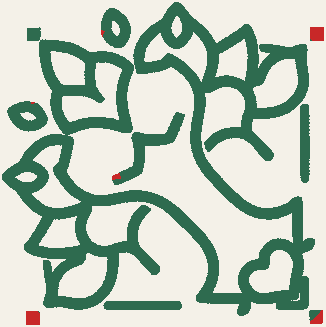

Python code for this plot:
"""量化花藤剪影有多少像素没被当前生长路径覆盖。"""
from PIL import Image, ImageDraw
import numpy as np

PNG = r"e:\Project\GrunRay_wiki\designed\hover-options\flower-vine.png"
img = Image.open(PNG).convert("RGBA")
W, H = img.size
alpha = np.array(img)[..., 3]
sil = alpha > 40

# 当前路径（与 index.html 一致）+ 线宽
paths = [
    ("main", 46, [(312,318),(276,290),(246,252),(218,220),(194,192),(166,164),(140,130),(126,112),(116,92),(108,68)]),
    ("bottom", 38, [(240,250),(218,258),(194,264),(172,268)]),
    ("leaf-l2", 38, [(210,226),(184,228),(156,226),(136,224),(124,222),(116,220),(112,218)]),
    ("leaf-l1", 38, [(218,215),(196,204),(172,192),(150,180),(140,174),(132,170),(128,166)]),
    ("right", 28, [(185,185),(202,170),(218,158),(232,152),(240,148),(246,148),(250,150)]),
    ("tendril", 28, [(160,152),(182,136),(200,116),(208,96),(212,86),(214,80),(213,74)]),
    ("spike", 40, [(108,68),(100,54),(92,38),(88,24),(86,16),(86,12),(86,10)]),
    ("spike-r", 28, [(104,56),(114,46),(122,38),(130,30)]),
    ("spike-l", 28, [(98,48),(88,42),(78,36),(72,32)]),
]

cover = Image.new("L", (W, H), 0)
d = ImageDraw.Draw(cover)
for name, width, pts in paths:
    d.line(pts, fill=255, width=width, joint="curve")
    r = width // 2
    for x, y in pts:
        d.ellipse((x-r, y-r, x+r, y+r), fill=255)

cov = np.array(cover) > 128
miss = sil & ~cov
print(f"silhouette px: {sil.sum()}")
print(f"covered px:    {(sil & cov).sum()} ({100*(sil&cov).sum()/sil.sum():.1f}%)")
print(f"missed px:     {miss.sum()} ({100*miss.sum()/sil.sum():.1f}%)")

# 未覆盖区域的质心 / bbox，方便补路径
ys, xs = np.where(miss)
if len(xs):
    print(f"miss bbox: x {xs.min()}-{xs.max()}, y {ys.min()}-{ys.max()}")
    # 分块 40px 网格看热点
    gx, gy = 40, 40
    heat = {}
    for x, y in zip(xs, ys):
        k = (x // gx * gx, y // gy * gy)
        heat[k] = heat.get(k, 0) + 1
    top = sorted(heat.items(), key=lambda kv: -kv[1])[:12]
    print("hot cells (origin, count):")
    for k, c in top:
        print(f"  {k}  {c}")

# 可视化：绿=覆盖，红=漏画
vis = np.zeros((H, W, 3), dtype=np.uint8)
vis[:] = (244, 241, 232)
vis[sil & cov] = (46, 107, 79)
vis[miss] = (200, 40, 40)
Image.fromarray(vis).save(r"e:\Project\GrunRay_wiki\designed\hover-options\coverage.png")
print("saved coverage.png")
